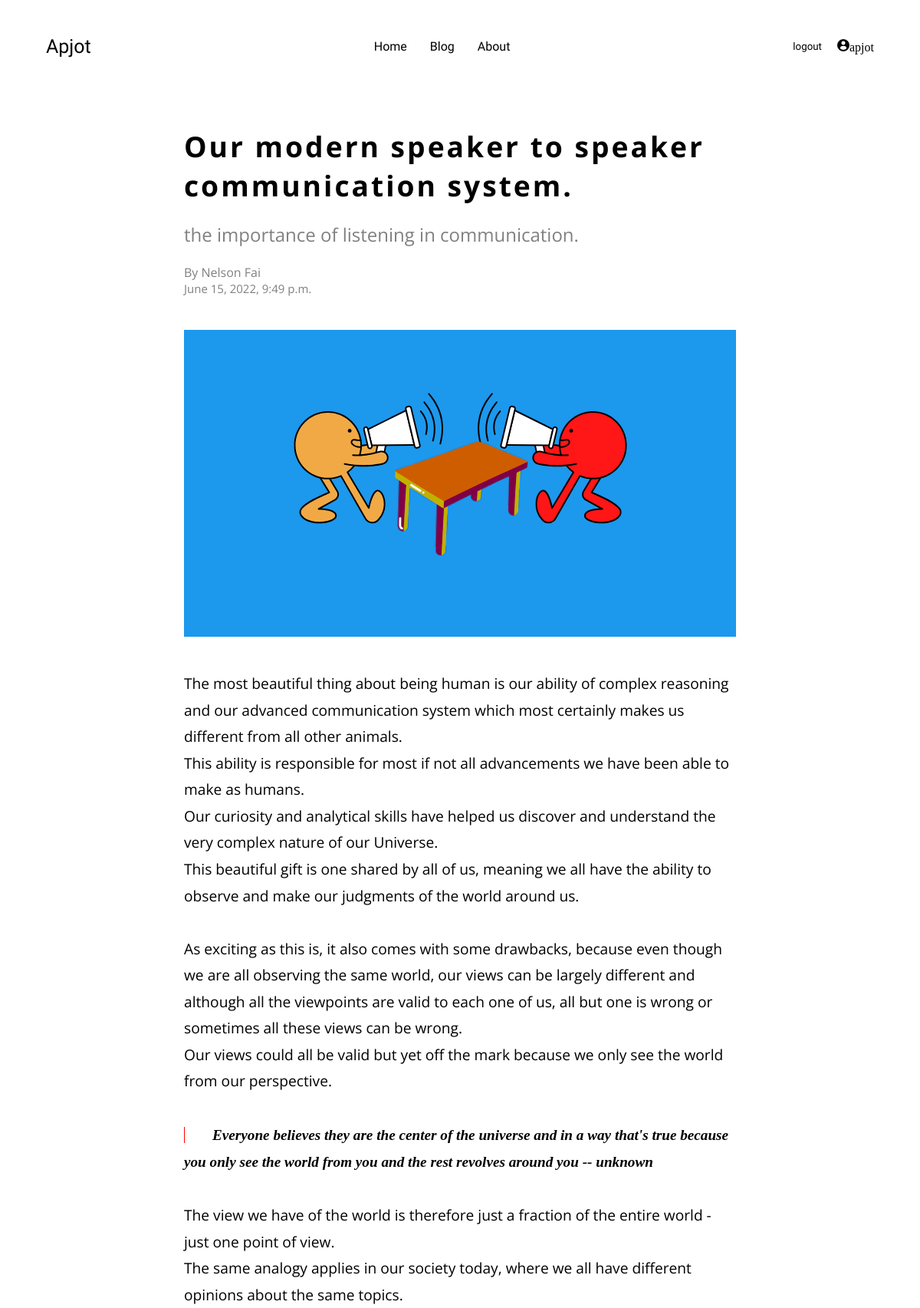
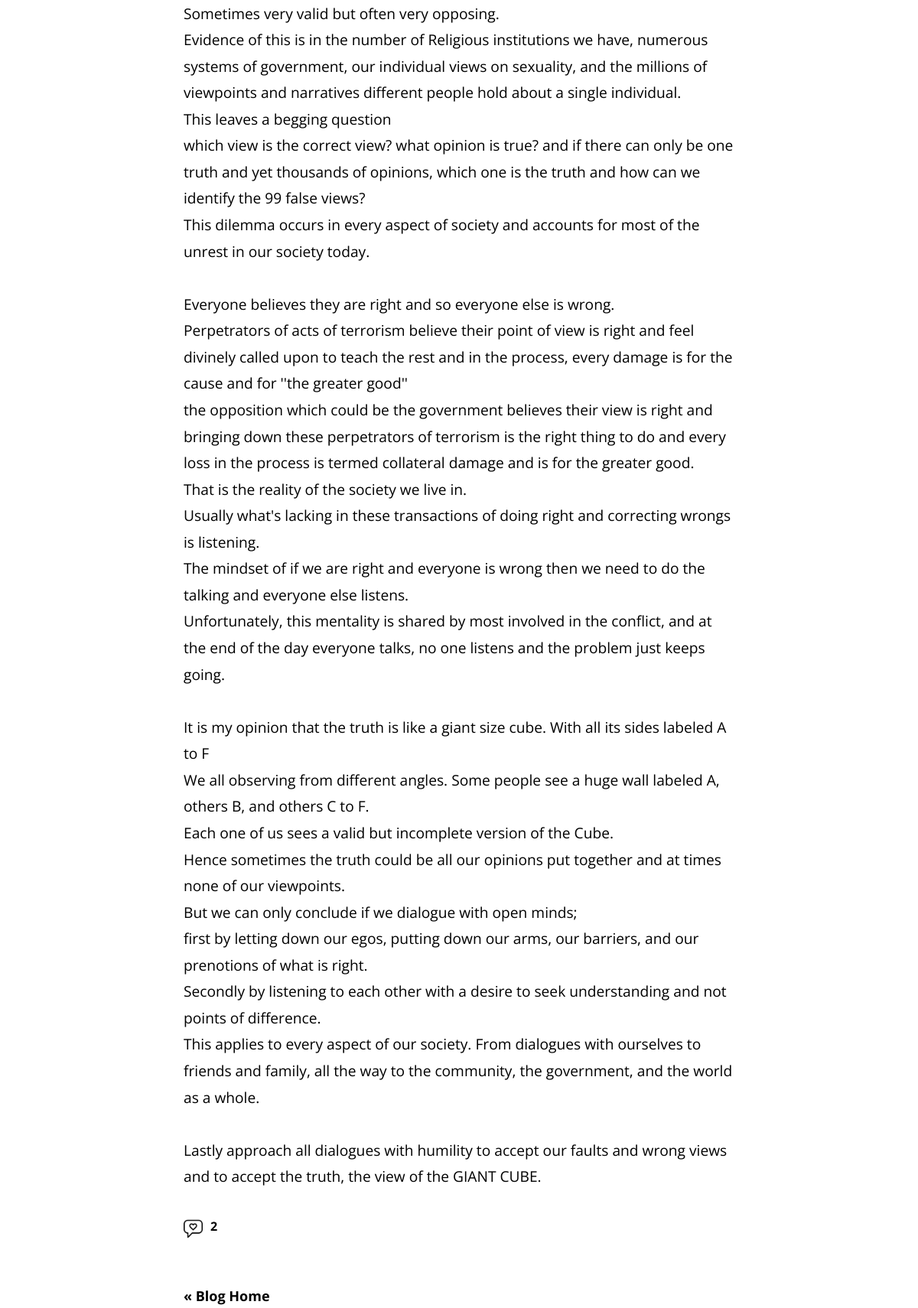
/blog/our-modern-speaker-to-speaker-communication-system (signed in, upper part), run on the app's committed database (2 pictures, top to bottom).
### blog/models.py (models this page shows, shortened)
class Articles (models.Model):
    title = models.CharField( max_length=100)
    body = RichTextField( blank=True, null=True)
    slug = models.SlugField()
    date =models.DateTimeField(auto_now_add=True)
    image = models.FileField()
    likes =models.ManyToManyField(User, default=None,blank=True, related_name='liked')
    tagline=models.CharField(max_length=100 ,blank=True,default=True)
    views = models.IntegerField(default=0)
    applaud = models.IntegerField(default=0)
    publish=models.BooleanField(default=False)

### blog/views.py (the view)
# urls.py: path('<slug:courseid>', views.article_details, name="details"),
def article_details(request,courseid):
        article =Articles.objects.get(slug=courseid)
        if request.method=='POST':
            comment_form = CommentForm(request.POST)
            if comment_form.is_valid():
                obj= comment_form.save(commit=False)
                obj.article = article
                obj.save()
                return JsonResponse({'name': obj.name, 'comment': obj.comment ,'status':'form submitted'})
            else:
                return JsonResponse({'status':'form not submitted'})
        else:
                articles= data()[1:5]
                article.views +=1
                article.save()
                single = Articles.objects.get(id=article.id)
                nextpost =Articles.objects.filter(publish=True).filter(id__gt=single.id).order_by('id').first()
                prevpost =Articles.objects.filter(publish=True).filter(id__lt=single.id).order_by('id').last()
                user= request.user
                comment_form = CommentForm()
                p=article.comments.all().order_by('-date')[0:5]
                pass_on ={
                    'article':article,
                    'comment_form':comment_form,
                    'user':user,
                    'prevpost':prevpost,
                    'nextpost':nextpost,
                    'articles':articles,
                    'p':p
                }
        return render(request, 'blog/details.html',pass_on)

### blog/views.py (called while the page is built)
def data():
    global articles_list
    articles_list=Articles.objects.filter(publish=True).order_by('-date')
    return articles_list

### blog/templates/blog/details.html (shortened to what this page needs)
{% extends 'main/base_layout.html' %}
{% block content %}
<article class="articles">
    <div class="article">
        <h1 id="title"> <a href="{% url 'details' courseid=article.slug %}"> {{ article.title }}  </a> </h1>
        <br>
        <p style="color:grey; font-size: 1.5rem;" > {{ article.tagline}}</p>
        <br>
        <p style="color: grey;"> By Nelson Fai </p>
        <p class="date"> {{article.date}} </p>
        <br>
        <br>
        <div class="article_image" style=" background:url('{{article.image.url}}'); background-size: cover;
        background-repeat: no-repeat;
        background-position:center;">
        </div>
        <br>
        <br>
        <div class="articleBody"> {{ article.body| safe}} </div>
          <form action="{% url 'like_article' courseid=article.slug %}" method="post" id="applaud">
                 <button type="submit"  style="background:transparent; border:none; color:transparent;margin-block: 20px;"> <img src="../static/like.png" alt="image" width ="25px" style = "margin-bottom: -10px; margin-right: 10px;"> </button><strong id="applaudcount">{{article.applaud}}</strong>
                </form>
        <br>
    <br>
<div class="paginationNav" style="text-align:left; display: inline; color:red">
    {% if prevpost %}
        <a href="{{ prevpost.slug}}" class="detail_nav">&laquo; Previous</a>
        {% else %}
        <a href="{% url 'blogHome'%}" class="detail_nav"> &laquo; Blog Home</a>
    {% endif %}
</div>
</div>
<br>
<br>
       <br>
    {% endblock %}

### templates/main/base_layout.html (shortened to what this page needs)
{%  load static %}
<!DOCTYPE html>
<html lang="en">
<head>
    <link rel="stylesheet" href="https://cdnjs.cloudflare.com/ajax/libs/font-awesome/4.7.0/css/font-awesome.min.css">
    <link rel="stylesheet" href="{% static '/css/main.css' %}">
</head>
    <body>
            <nav>
                <div class="logo"> <a href="{% url 'homepage'%}">  Apjot</a> </div>
                <div class="navlinks" id="navlinks">
                        <a href="{% url 'homepage'%}"> Home</a>
                        <a id="blog" href="{% url 'blogHome'%}">Blog</a>
                        <a href=" {% url 'about'%}">About</a>
                </div>
                    {% if request.user.is_authenticated %}
                    <div class="authen">
                        <form action="{% url 'logout'%}" class="logout" method="post" display="hidden">
                            <button type="submit" id="logoutBtn">logout</button>
                        </form>
                        <p> <img src="../media/profile-user.png" alt="profile" class="user">{{user.username}}</p>
                    </div>
                    {% endif %}
            </nav>
            <div class="wrapper">
                {% block content %}
                {% endblock %}
            </div>
</body>
</html>

### static/css/main.css (style rules this page uses)
* { margin:0; padding:0 }
.logo { font-family: 'Kdam Thmor Pro', sans-serif; font-size: 25px; }
a,#logoutBtn { text-decoration: none; color:black; }
nav { display:flex; justify-content: space-between; align-items: center; padding: 3%; width:90%; margin:auto; }
nav .navlinks { display: flex; }
.navlinks a { padding:15px ; font-family: 'Kdam Thmor Pro', sans-serif; font-size: medium; display: block; }
#logoutBtn { font-family: 'Kdam Thmor Pro', sans-serif; background-color:white; border: none; padding-right: 20px; }
.authen { display:flex; justify-content:center; }
.paginationNav { margin-block: 50px; font-size: large; font-family: 'Open Sans',sans-serif; font-weight: bold; }

### blog/templates/blog/details.html (style rules this page uses)
.articles { width:60%; margin:auto; margin-top:20px; padding: 10%; padding-top: 2%; font-family: 'Open Sans', sans-serif; }
.article_image { width: 100%; height: 400px; background: url(''); background-size: cover; background-repeat: no-repeat; background-position: center; }
.article .date { color:GREY; font-size: 15px; }
.article #title { letter-spacing: 3px; font-size: calc(1.2em + 1.5vw); }
.detail_nav { font-weight: bold; display: inline-block; width: 50%; }
.articleBody { line-height:1.8em; font-size: 1.2rem; }
q { font-weight: bold; font-family: 'Times New Roman', Times, serif; }
q::before { content: ""; border-left: 1px solid red; padding-left: 5%; margin-block: 10px; }

### data on the page
Articles: title "Our modern speaker to speaker communication system.", tagline "the importance of listening in communication.", date "June 15, 2022, 9:49 p.m.", image (picture), body "The most beautiful thing about being human is our ability of complex reasoning and our advanced communication system which most certainly makes us different from all other animals. This ability is responsible for most if not all advancements we have been able to make as humans. Our curiosity and analytical skills have helped us discover and understand the very complex nature of our Universe. This beautiful gift is one shared by all of us, meaning we all have the ability to observe and make our judgments of the world around us. As exciting as this is, it also comes with some drawbacks, because even though we are all observing the same world, our views can be largely different and although…", applaud "2"

### other printed values
{{ user.username }} "apjot"
